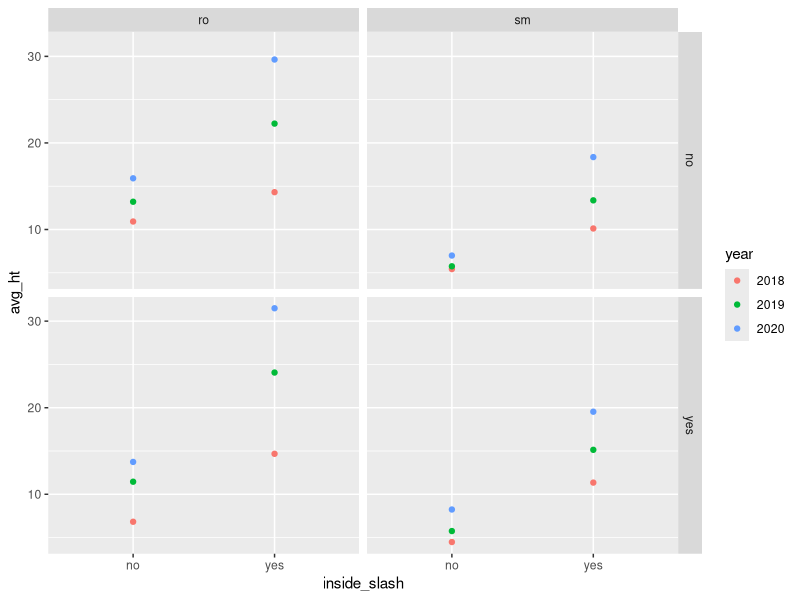
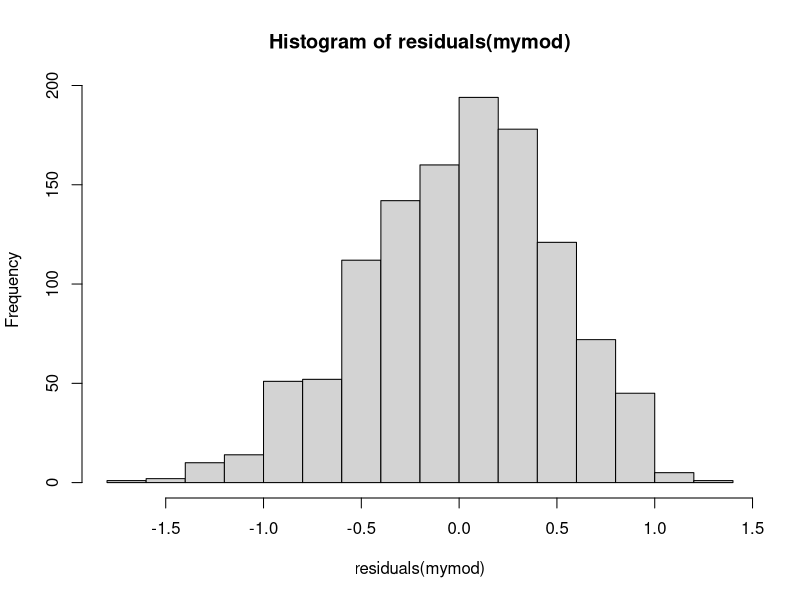
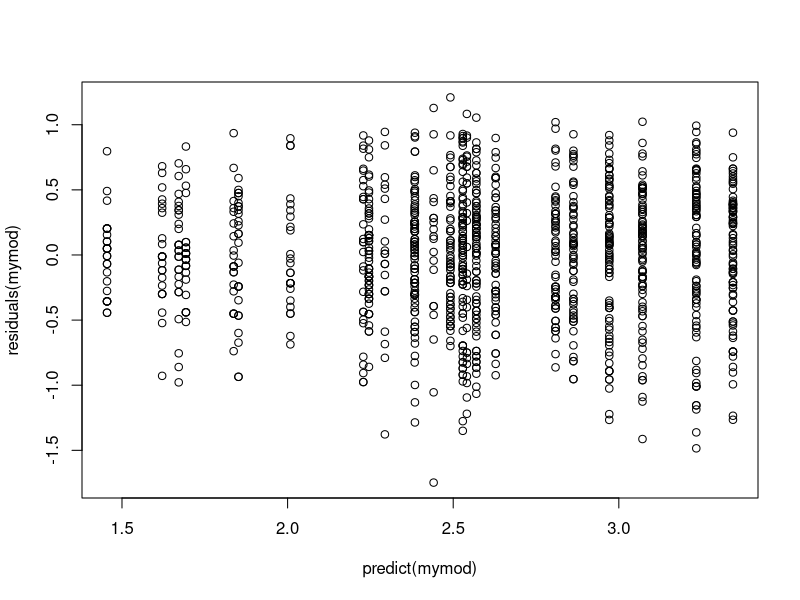
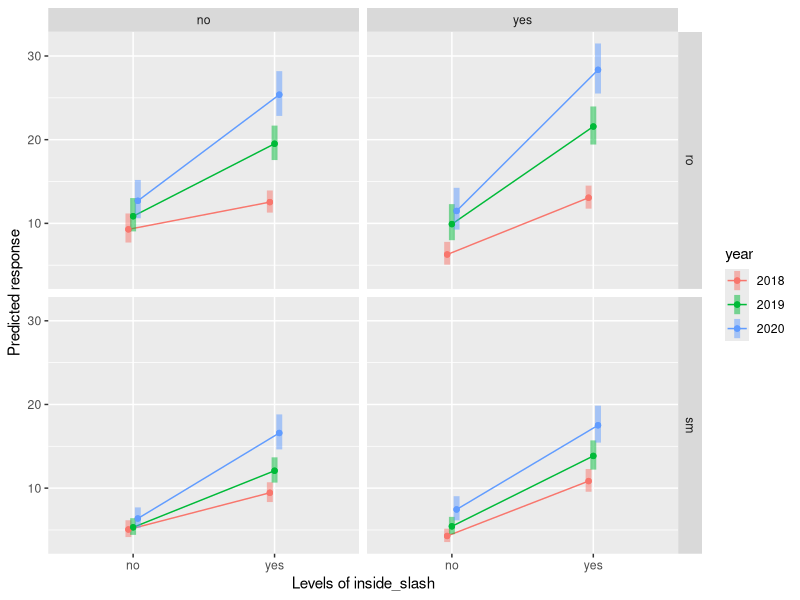
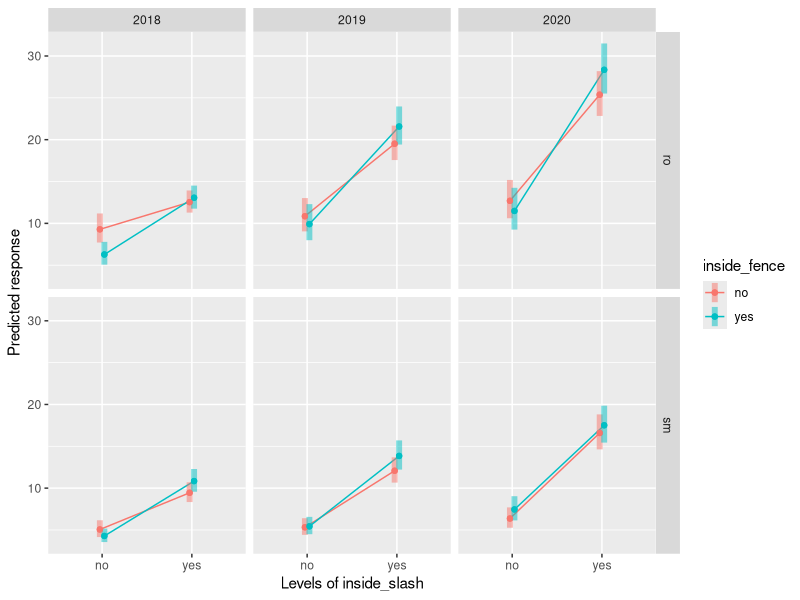
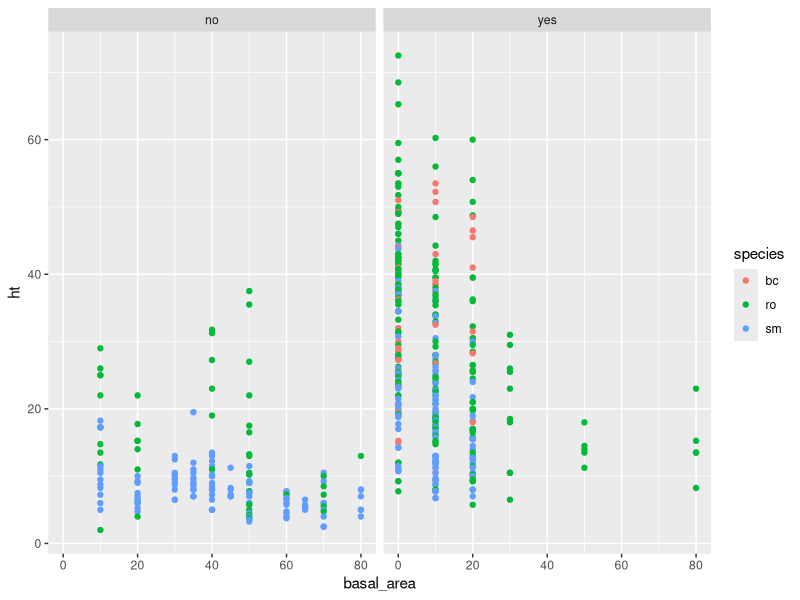

The R script that drew these images, in order:
## ---- chunk 1
knitr::opts_chunk$set(echo = TRUE)
## ---- chunk 2

library(tidyverse)
library(skimr)        ## install.packages("skimr")
#  dplyr is part of tidyverse -- library(dplyr)

#
#in console
#   str(df)
#   print(df, n=10)
#   
#   to make a df into tibble use x1 <- as_tibble(original_df)  
#   
#   dim(df) will show dimensions of the df
#   


## ---- chunk 3

library(readr)
data01 <- read_csv("tidy_avid_2018-2020_gasline.csv")
#missing values were removed from the df.yr files before bind_row

avid2020 <- data01 %>% 
  mutate_at(
    vars(harvest, year, inside_slash, inside_fence, plot, species, tag),
    factor) %>% 
  mutate(inside_fence = recode(inside_fence, "YES" = "yes")) #old = new

## ---- chunk 4

avid_summ <- avid2020 %>% 
  #filter(inside_fence == "no") %>% 
  group_by(harvest, inside_fence, species, inside_slash, year) %>% 
  summarize(
    avg_ht = mean(ht),
    sd_ht = sd(ht),
    n = n()
  )

view(avid_summ)

#  summary(avid2020$ht)
#  hist(avid2020$ht)
  

  


## ---- chunk 5
avid_summ %>% 
  filter(species != "bc" & harvest != "sta_rd") %>% 
ggplot(aes(x=inside_slash, y = avg_ht, color=year)) +
  geom_point()+
  facet_grid(inside_fence ~ species)

## ---- chunk 6

#the "plot" below of predict(mymod) showed that the variability
#of height was low for small seedlings and increased with large seedlings.
#This is heteroscedasticity and common in ecological data. The typical fix is
#a log transformation 
mymod <- lm(log(ht) ~ inside_slash * inside_fence * species * year, 
            data=subset(avid2020, species != "bc" & harvest != "sta_rd"))

hist(residuals(mymod))
plot(predict(mymod),residuals(mymod))

summary(mymod)
anova(mymod)
library(emmeans)

emmeans(mymod,~ inside_slash * inside_fence * species * year, type = "response")
emmip(mymod, year ~ inside_slash | species + inside_fence, type = "response", CIs=TRUE)
emmip(mymod, inside_fence ~ inside_slash | species + year, type = "response", CIs=TRUE)

emmeans(mymod,pairwise ~ inside_fence | inside_slash * species * year, type = "response")


emmeans(mymod,pairwise ~ inside_slash | inside_fence * species * year, type = "response")

## ---- chunk 7

p <- ggplot(filter(avid2020, year == 2020),
      aes(x = basal_area, y = ht))
p + geom_point(aes(color=species))+ facet_grid(~inside_slash)


  
